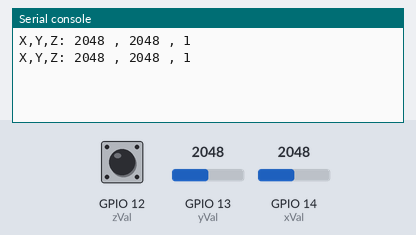
A program run on a simulated ESP32 board running MicroPython. On the bench: the last lines printed to the serial console. The inputs (shaded band) are chosen by the test bench; at power-on: GPIO 13 (yVal) = 2048, GPIO 14 (xVal) = 2048, GPIO 12 (zVal) HIGH (analog values on the 0–4095 scale).

Above: at 1.2 s.
1.3 s: GPIO 13 (yVal) set to 2866
At 2.6 s:
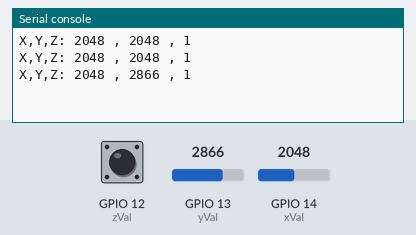
2.8 s: GPIO 14 (xVal) set to 2866
At 3.8 s:
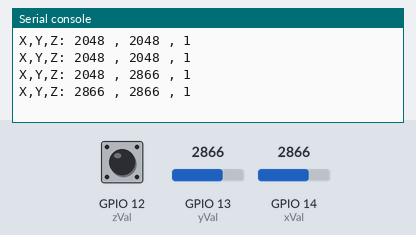
4.3 s: GPIO 12 (zVal) pulled LOW for 1.2 s
At 5.8 s:
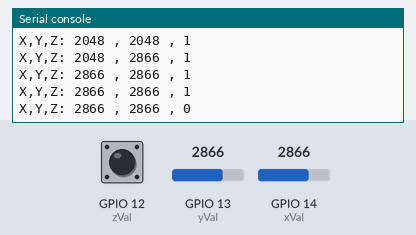
7.0 s: GPIO 13 (yVal) set to 3603
At 7.4 s:
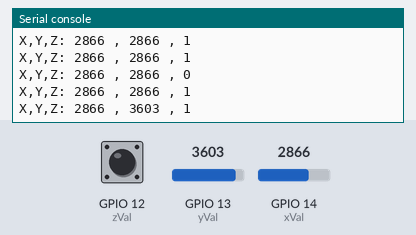
8.5 s: GPIO 14 (xVal) set to 3603
At 9.8 s:
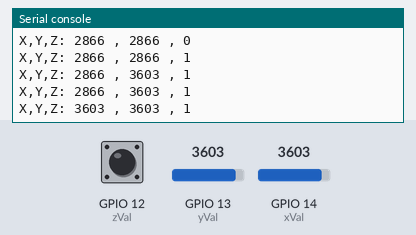
10.0 s: GPIO 12 (zVal) pulled LOW for 1.2 s
At 10.8 s:
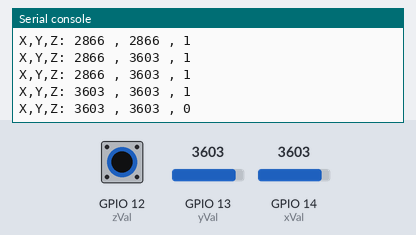
Timing chart, 0 to 13.0 s (numbered marks = the images above; inputs shaded):
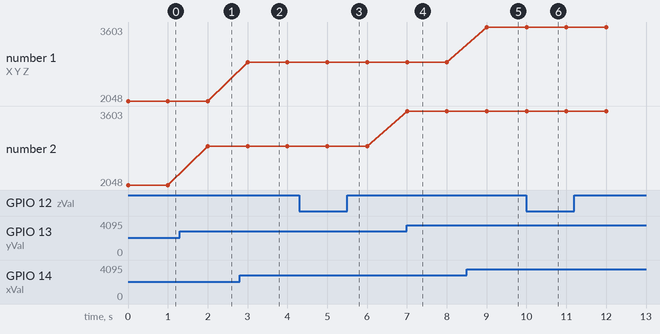

Measured:
- after the input at 1.3 s, the serial console: prints a new line after 0.70 s (image 1)
- after the input at 2.8 s, the serial console: prints a new line after 0.20 s (image 2)
- after the input at 4.3 s, the serial console: prints a new line after 0.70 s (image 3)
- after the input at 7.0 s, the serial console: prints a new line at once (image 4)
- after the input at 8.5 s, the serial console: prints a new line after 0.50 s (image 5)
- after the input at 10.0 s, the serial console: prints a new line at once (image 6)
- plotted number 2: 2048 → 2866 after the input at 1.3 s, 2866 → 3603 after the input at 7.0 s

The program:

Joystick.py
```python
from machine import ADC,Pin
import time

xVal=ADC(Pin(14))
yVal=ADC(Pin(13))
zVal=Pin(12,Pin.IN,Pin.PULL_UP)

xVal.atten(ADC.ATTN_11DB)
yVal.atten(ADC.ATTN_11DB)
xVal.width(ADC.WIDTH_12BIT)
yVal.width(ADC.WIDTH_12BIT)

try:
    while True:
      print("X,Y,Z:",xVal.read(),",",yVal.read(),",",zVal.value())
      time.sleep(1)
except:
    xVal.deinit()
    yVal.deinit()


  
```
